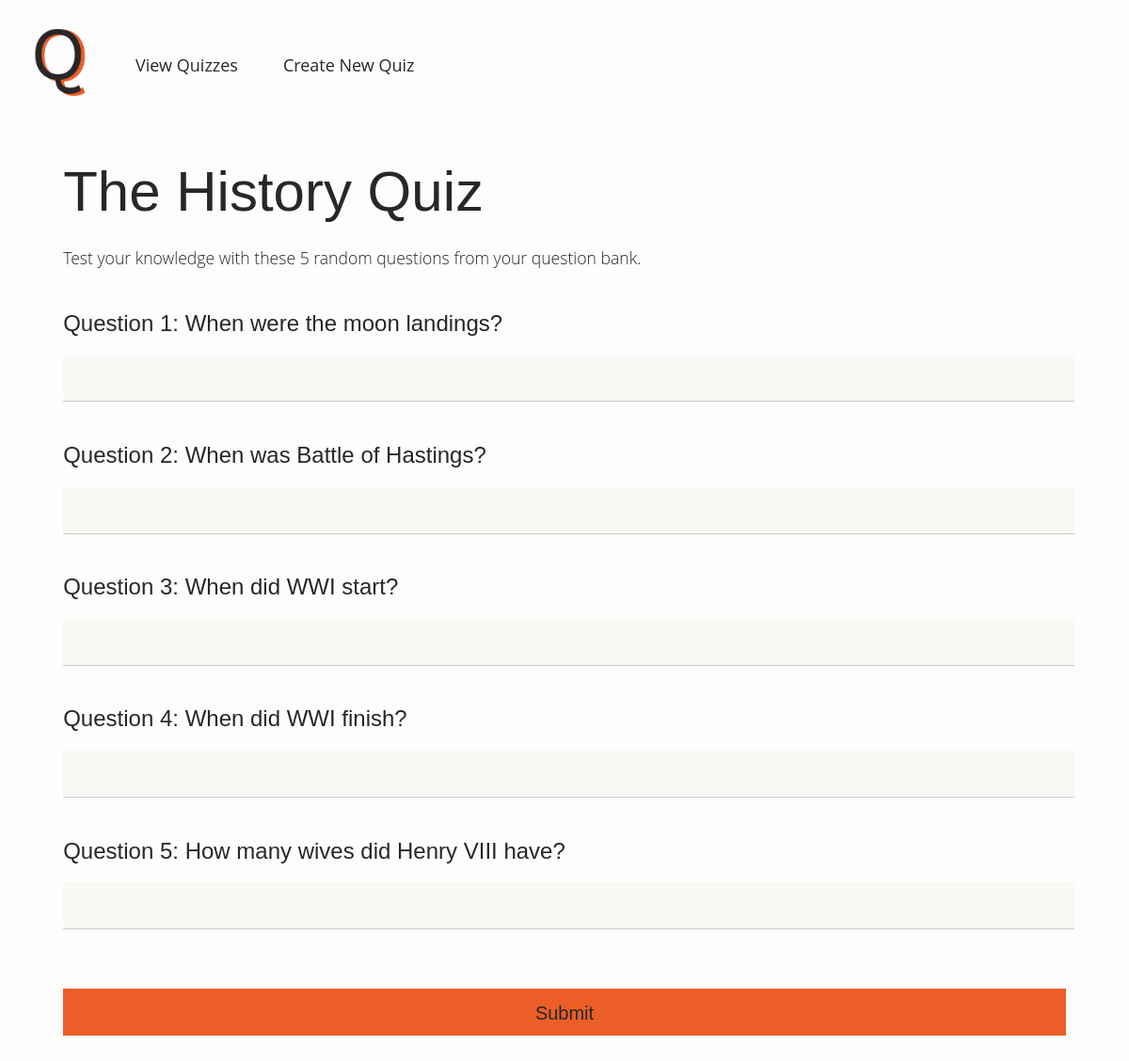
The app's page /play/1 with its own data.
### app/models.py (models this page shows, shortened)
class Quiz(db.Model):
    id = db.Column(db.Integer, primary_key=True)
    name = db.Column(db.String(120), index=True, unique=False)
    questions = db.relationship("Question", backref="questions", lazy="dynamic")

class Question(db.Model):
    id = db.Column(db.Integer, primary_key=True)
    question = db.Column(db.String(120), index=True, unique=False)
    answer = db.Column(db.String(120), index=True, unique=False)
    quiz_id = db.Column(db.Integer, db.ForeignKey("quiz.id"))

### app/routes.py (the view)
@app.route("/play/<quiz_id>", methods=["GET"])
def quiz(quiz_id):
	questions = Question.query.filter_by(quiz_id=quiz_id)
	quiz = Quiz.query.filter_by(id=quiz_id).first()
	print(quiz.name)
	quiz_list = random.sample(list(questions), 5)
	ordered_quiz_list = sorted(quiz_list, key=lambda x: x.id)
	return render_template("main.html", questions=ordered_quiz_list, quiz=quiz)

### app/templates/main.html (shortened to what this page needs)
{% extends "base.html" %}
{% block body %}
<div class="quiz">
	<h1>{{ quiz.name }}</h1>
	<p class="tagline">Test your knowledge with these 5 random questions from your question bank.</p>
	<div id="quiz-body">
		<form action="{{ url_for('show_result') }}" method="POST">
			{% for question in questions %}
				<h2>Question {{ loop.index }}: {{ question.question }}</h2>
				<input type="text" name="{{ question.id }}" autocomplete="off">
				<br>
			{% endfor %}
			<input type="submit" value="Submit">
		</form>
	</div>
</div>
{% endblock %}

### app/static/css/main.css (style rules this page uses)
body { align-items: left; background-color: #FDFDFD; }
h1 { font-family: Work Sans, sans-serif; font-weight: 300; font-size: 3.75em; margin-bottom: 0.4em; color: #272727; }
h2 { font-family: Work Sans, sans-serif; font-weight: 500; font-size: 1.5em; color: #272727; }
p { font-family: Open Sans, sans-serif; margin-bottom: 0px; font-size: 1.1em; font-weight: 300; color: #272727; }
input { width: 100%; margin-bottom: 1.3em; }
input[type="text"], textarea { background-color: #F9F8F5; border: none; border-bottom: 1px solid #cccccc; height: 1.75em; font-family: Open Sans, sans-serif; padding: 0.5em 0em 0.5em 0.5em; font-size: 1.1em; font-weight: 300; }
input[type="submit"], textarea, button { background-color: #EB5E28; border: none; padding: 0.75em; height: 2.5em; margin-top: 2em; font-family: Work Sans, sans-serif; font-weight: 400; font-size: 1.25em; text-decoration: none; color: #272727; }
.quiz { margin-left: 5%; margin-right: 5%; }
.tagline { margin-bottom: 2.5em; }

### records on screen
Quiz: name "The History Quiz"
Question: question "When were the moon landings?"
Question: question "When was Battle of Hastings?"
Question: question "When did WWI start?"
Question: question "When did WWI finish?"
Question: question "How many wives did Henry VIII have?"
